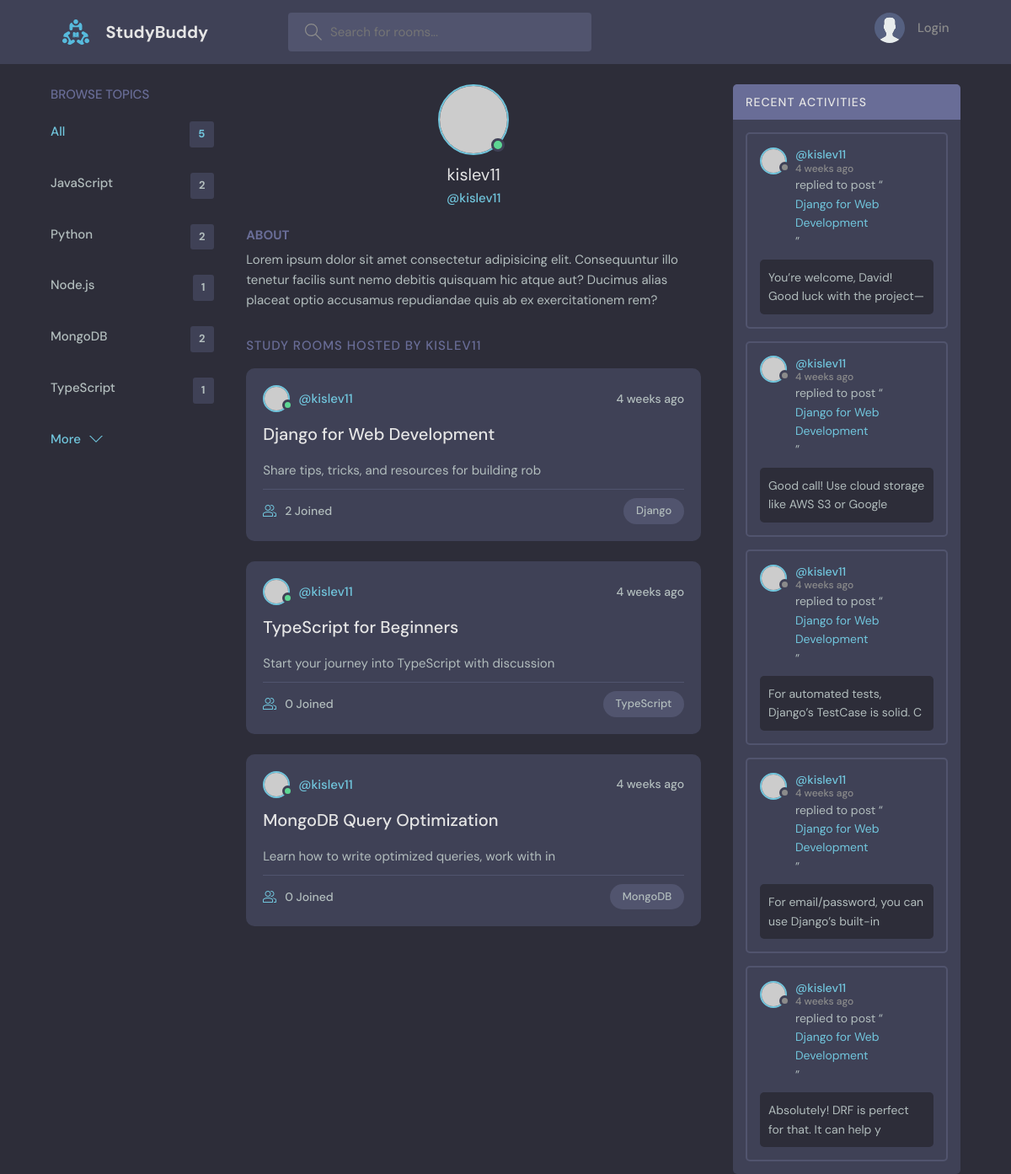
The app's page /profile/2/ with its own data.
### base/models.py (models this page shows, shortened)
class Topic(models.Model):
    name = models.CharField(max_length=200)

class Room(models.Model):
    host = models.ForeignKey(
        settings.AUTH_USER_MODEL, on_delete=models.SET_NULL, null=True
    )
    topic = models.ForeignKey(Topic, on_delete=models.SET_NULL, null=True)
    name = models.CharField(max_length=200)
    description = models.TextField(null=True, blank=True)
    participants = models.ManyToManyField(
        settings.AUTH_USER_MODEL, related_name="participants", blank=True
    )
    updated = models.DateTimeField(auto_now=True)
    created = models.DateTimeField(auto_now_add=True)
    class Meta:
        ordering = ["-updated"]
    def __str__(self):
        return self.name

class Message(models.Model):
    user = models.ForeignKey(settings.AUTH_USER_MODEL, on_delete=models.CASCADE)
    room = models.ForeignKey(Room, on_delete=models.CASCADE)
    body = models.TextField()
    updated = models.DateTimeField(auto_now=True)
    created = models.DateTimeField(auto_now_add=True)
    class Meta:
        ordering = ["-updated", "-created"]
    def __str__(self):
        return self.body[:50]

### base/views.py (the view)
# urls.py: path("profile/<str:pk>/", views.user_profile, name="user-profile"),
def user_profile(request, pk):
    user = User.objects.get(id=pk)
    rooms = user.room_set.all()
    room_messages = user.message_set.all()[:5]
    topics = Topic.objects.all()[:5]
    context = {
        "user": user,
        "rooms": rooms,
        "activity": room_messages,
        "topics": topics,
    }
    return render(request, "profile.html", context)

### base/templates/profile.html (shortened to what this page needs)
{% extends 'index.html' %} {% block content %}
<main class="profile-page layout layout--3">
  <div class="container">
    {% include 'components/topics_component.html' %}
    <div class="roomList">
      <div class="profile">
        <div class="profile__avatar">
          <div class="avatar avatar--large active">
            <img src="https://placehold.co/128x128" />
          </div>
        </div>
        <div class="profile__info">
          <h3>{{user.username}}</h3>
          <p>@{{user.username}}</p>
        </div>
        <div class="profile__about">
          <h3>About</h3>
          <p>
            Lorem ipsum dolor sit amet consectetur adipisicing elit.
            Consequuntur illo tenetur facilis sunt nemo debitis quisquam hic
            atque aut? Ducimus alias placeat optio accusamus repudiandae quis ab
            ex exercitationem rem?
          </p>
        </div>
      </div>
      <div class="roomList__header">
        <div>
          <h2>Study Rooms Hosted by {{user.username}}</h2>
        </div>
      </div>
      {% include 'components/feed_component.html' %}
    </div>
    <div class="activities">
      <div class="activities__header">
        <h2>Recent Activities</h2>
      </div>
      {% include 'components/activity_component.html' %}
    </div>
  </div>
</main>
{% endblock content %}

### templates/index.html (shortened to what this page needs)
<!DOCTYPE html>
{% load static %}
<html lang="en">
  <head>
    <link rel="stylesheet" href="{% static 'styles/style.css' %}" />
  </head>
  <body>
    {% include 'nav.html' %}
    {% block content %}{% endblock %}
  </body>
</html>

### templates/nav.html (shortened to what this page needs)
{% load static %}
<header class="header header--loggedIn">
  <div class="container">
    <a href="{% url 'home' %}" class="header__logo">
      <img src="{% static 'img/logo.svg' %}" />
      <h1>StudyBuddy</h1>
    </a>
    <form class="header__search" method="get" action="{% url 'home' %}">
      <label>
        <input placeholder="Search for rooms..." name="q" />
      </label>
    </form>
    <nav class="header__menu">
      {% if request.user.is_authenticated %}
      <div class="header__user">
        <a href="{% url 'user-profile' request.user.id %}">
          <div class="avatar avatar--medium active">
            <img src="https://placehold.co/128x128" />
          </div>
          <p>
            {{request.user.username}} <span>@{{request.user.username}}</span>
          </p>
        </a>
        <button class="dropdown-button">
          <svg
            version="1.1"
            xmlns="http://www.w3.org/2000/svg"
            width="32"
            height="32"
            viewBox="0 0 32 32"
          >
            <title>chevron-down</title>
            <path d="M16 21l-13-13h-3l16 16 16-16h-3l-13 13z"></path>
          </svg>
        </button>
      </div>
      {% else %}
      <a href="{% url 'login' %}">
        <img src="{% static 'img/avatar.svg' %}" />
        <p>Login</p>
      </a>
      {% endif %}
    </nav>
  </div>
</header>

### base/templates/components/topics_component.html
<div class="topics">
  <div class="topics__header">
    <h2>Browse Topics</h2>
  </div>
  <ul class="topics__list">
    <li>
      <a href="{% url 'home' %}" class="active"
        >All <span>{{topics.count}}</span></a
      >
    </li>
    {% for topic in topics %}
    <li>
      <a href="{% url 'home' %}?q={{ topic.name|lower }}"
        >{{topic.name}}<span>{{topic.room_set.all.count}}</span></a
      >
    </li>
    {% endfor %}
  </ul>
  <a class="btn btn--link" href="{% url 'topics' %}">
    More
    <svg
      version="1.1"
      xmlns="http://www.w3.org/2000/svg"
      width="32"
      height="32"
      viewBox="0 0 32 32"
    >
      <title>chevron-down</title>
      <path d="M16 21l-13-13h-3l16 16 16-16h-3l-13 13z"></path>
    </svg>
  </a>
</div>

### base/templates/components/feed_component.html (shortened to what this page needs)
{% for room in rooms %}
<div class="roomListRoom">
  <div class="roomListRoom__header">
    <a
      href="{% url 'user-profile' room.host.id %}"
      class="roomListRoom__author"
    >
      <div class="avatar avatar--small active">
        <img src="https://placehold.co/128x128" />
      </div>
      <span>@{{room.host.username}}</span>
    </a>
    <div class="roomListRoom__actions">
      <span>{{room.created|timesince}} ago</span>
    </div>
  </div>
  <div class="roomListRoom__content">
    <a href="{% url 'room' room.id %}">{{room.name}}</a>
    <p>{{room.description|slice:":50"}}</p>
  </div>
  <div class="roomListRoom__meta">
    <a class="roomListRoom__joined">
      {{room.participants.count}} Joined
    </a>
    <p class="roomListRoom__topic">{{room.topic.name}}</p>
  </div>
</div>
{% endfor %}

### base/templates/components/activity_component.html (shortened to what this page needs)
{% for message in activity %}
<div class="activities__box">
  <div class="activities__boxHeader roomListRoom__header">
    <a
      href="{% url 'user-profile' message.user.id %}"
      class="roomListRoom__author"
    >
      <div class="avatar avatar--small">
        <img src="https://placehold.co/128x128" />
      </div>
      <p>
        @{{message.user}}
        <span>{{message.created|timesince}} ago</span>
      </p>
    </a>
  </div>
  <div class="activities__boxContent">
    <p>
      replied to post “<a href="{% url 'room' message.room.id %}"
        >{{message.room}}</a
      >”
    </p>
    <div class="activities__boxRoomContent">{{message}}</div>
  </div>
</div>
{% endfor %}

### records on screen
Topic: name "JavaScript", room_set.all.count "2"
Topic: name "Python", room_set.all.count "2"
Topic: name "Node.js", room_set.all.count "1"
Topic: name "MongoDB", room_set.all.count "2"
Topic: name "TypeScript", room_set.all.count "1"
Room: host.username "kislev11", created "4 weeks", name "Django for Web Development", description "Share tips, tricks, and resources for building rob", participants.count "2", topic.name "Django"
Room: host.username "kislev11", created "4 weeks", name "TypeScript for Beginners", description "Start your journey into TypeScript with discussion", participants.count "0", topic.name "TypeScript"
Room: host.username "kislev11", created "4 weeks", name "MongoDB Query Optimization", description "Learn how to write optimized queries, work with in", participants.count "0", topic.name "MongoDB"
Message: user "kislev11", created "4 weeks", room "Django for Web Development", body "You’re welcome, David! Good luck with the project—"
Message: user "kislev11", created "4 weeks", room "Django for Web Development", body "Good call! Use cloud storage like AWS S3 or Google"
Message: user "kislev11", created "4 weeks", room "Django for Web Development", body "For automated tests, Django’s TestCase is solid. C"
Message: user "kislev11", created "4 weeks", room "Django for Web Development", body "For email/password, you can use Django’s built-in"
Message: user "kislev11", created "4 weeks", room "Django for Web Development", body "Absolutely! DRF is perfect for that. It can help y"

### other values on screen
{{ topics.count }} "5"
{{ user.username }} "kislev11"
{{ user.username }} "KISLEV11"
